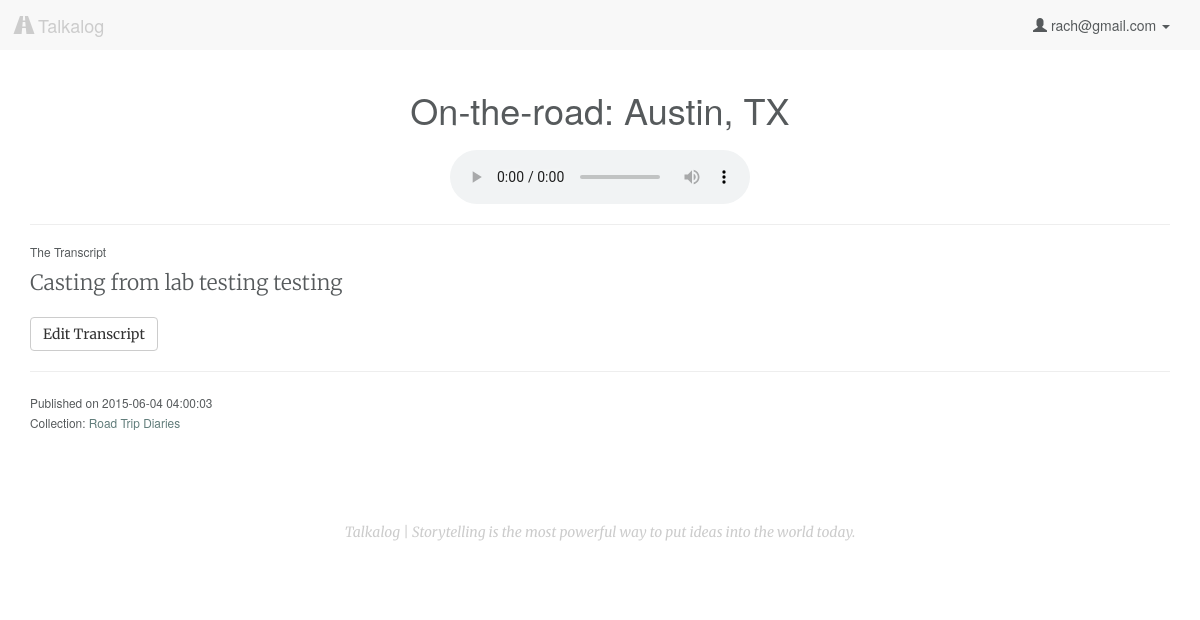
Page /listen/5 (signed in) on the earlier database version.
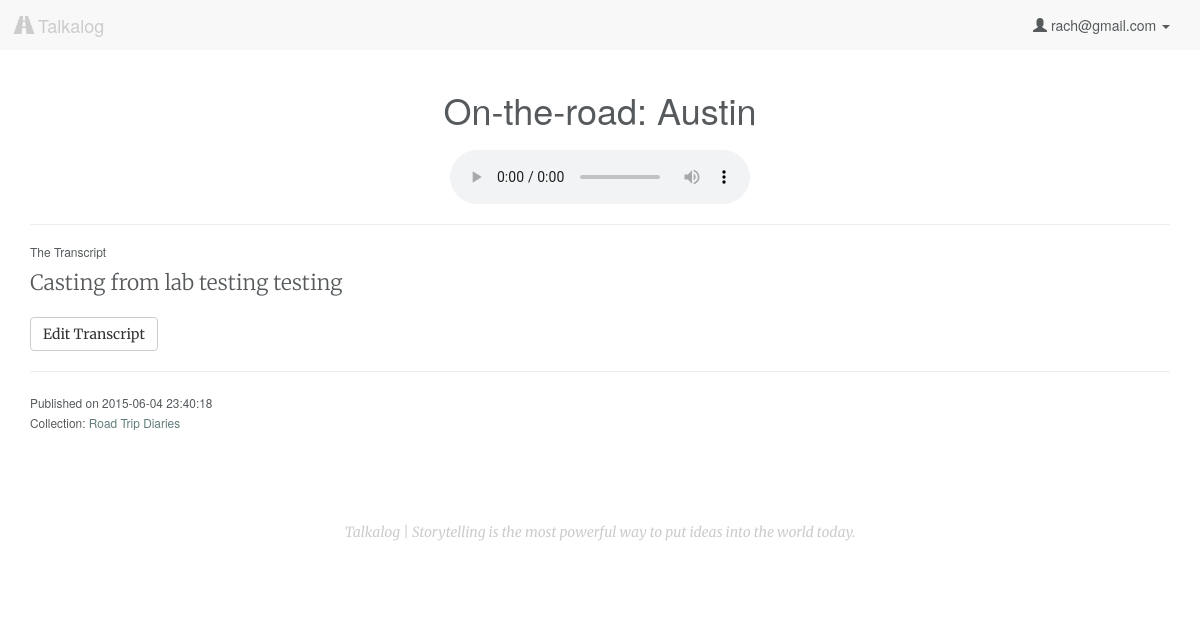
Same page on the later database version.
### model.py (models this page shows, shortened)
class Upload(db.Model):
    __tablename__ = "Uploads"
    id = db.Column(db.Integer, autoincrement=True, primary_key=True)
    user_id = db.Column(db.Integer, db.ForeignKey('Users.id'), nullable=False)
    title = db.Column(db.String, nullable=False, default=db.func.now())
    path = db.Column(db.String(50))
    mimetype = db.Column(db.String(50), default='wav') # wav, jpg, mp3
    datetime = db.Column(db.DateTime, default=db.func.now(), onupdate=db.func.now()) # set datetime to current timestamp
    transcript = db.Column(db.Text)
    user = db.relationship("User", backref=db.backref("uploads", order_by=id))

### server.py (the view)
@app.route('/listen/<int:id>')
def listen_audio(id):
	"""Show more information about the single user logged in."""
	if 'email' in session:
		user_email = session['email']
		user = User.query.filter_by(email=user_email).first()
		this_file = Upload.query.filter_by(id=id).first()
		cu = this_file.collectionsuploads
		print 'CollectionsUploads: ', cu
		collection = [cu.collection for cu in cu]
		print 'This is the parent collection: ', collection
		collect_users = []
		for c in collection:
			for i in c.collectionsusers:
				print 'what is i', i
				collect_users.append(i.user_id)
		if (this_file.user_id == user.id) or (user.id in collect_users):
			return render_template('listen.html', user=user, upload=this_file,
				upload_folder=UPLOAD_FOLDER)
		else:
			flash('You don\'t have access to view this page')
			return redirect('/')
	else:
		flash('You must be logged in to access this page.')
		return redirect('/')

### model.py (called while the page is built)
    def __repr__(self):
        return "<Collection id: %s user_id: %s title: %s>" % (
        self.id, self.user_id, self.title)

    def __repr__(self):
        return "<CollectionsUploads id: %s collection_id: %s upload_id: %s>" % (
        self.id, self.collection_id, self.upload_id)

### templates/listen.html (shortened to what this page needs)
{% extends 'base.html' %}
{% block content %}
    <h1 id="upload-title" upload-id="{{ upload.id }}" class="text-center">{{ upload.title }}</h1>
    <audio controls>
        <source src="{{ upload_folder }}/{{ upload.path }}" type="audio/wav">
    </audio>
    <hr>
    <h6>The Transcript</h6>
    <div class="transcript-body lead">
    {% if upload.transcript %}
        {{ upload.transcript|safe }}
        <button type="button" class="btn btn-default edit-transcript" data-toggle="modal" data-target="#myModal">Edit Transcript</button>
    {% else %}
        <button id="load" class="btn btn-default">Generate Transcript</button>
        <div id="transcript-content"> </div>
    {% endif %}
    </div>
    <hr>
    <p><small>Published on {{ upload.datetime }}<br>
    {% if upload.collectionsuploads %}
        Collection:
        {% for uc in upload.collectionsuploads %}
            <a href="/collection/{{ uc.collection.id }}">{{ uc.collection.title }}</a>
        {% endfor %}
    {% endif %}
    </small></p>
{% endblock %}

Differences in the rows shown:
changed Upload "Casting from lab testing testing": title "On-the-road: Austin, TX" → "On-the-road: Austin"; datetime "2015-06-04 04:00:03" → "2015-06-04 23:40:18"
